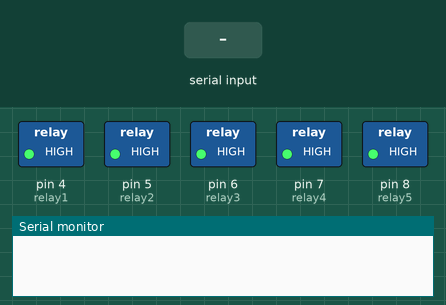
Simulated run of this sketch. Board: Arduino Uno, built with avr-gcc and run on an emulated ATmega328P. Parts: switched loads named in the sketch (green lamp = pin HIGH), the last lines printed to the serial monitor. The test bench sets the inputs (shaded band).

Above: at 1.2 s.
1.3 s: "a" received over the second serial link
At 1.6 s:
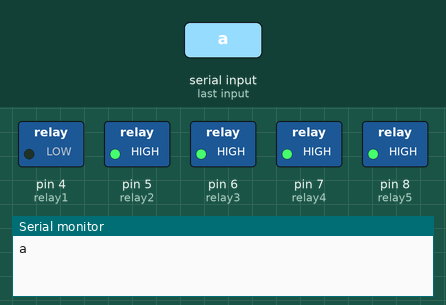
2.8 s: "c" received over the second serial link
At 4.0 s:
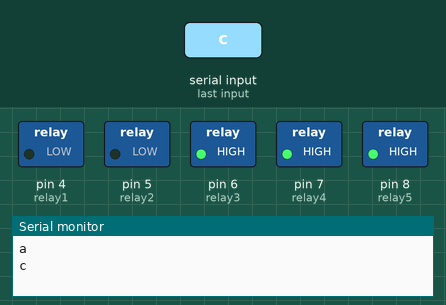
4.3 s: "b" received over the second serial link
At 5.1 s:
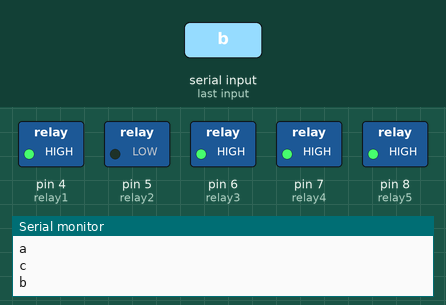
5.8 s: "e" received over the second serial link
At 6.3 s:
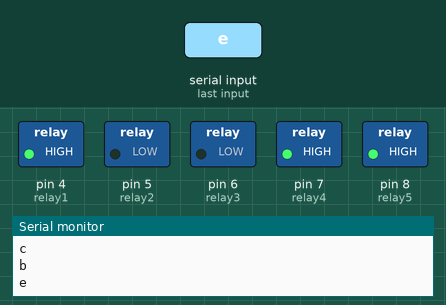
7.3 s: "d" received over the second serial link
At 8.5 s:
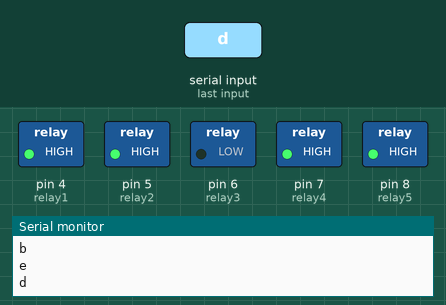
8.8 s: "g" received over the second serial link
At 9.7 s:
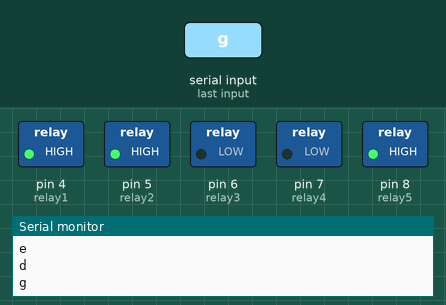
Timing chart, 0 to 11.3 s (numbered marks = the images above; inputs shaded):
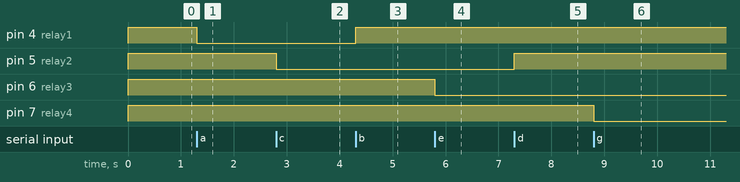

Measured:
- after the input at 1.3 s, pin 4 (relay1): HIGH → LOW at once
- after the input at 2.8 s, pin 5 (relay2): HIGH → LOW at once
- after the input at 4.3 s, pin 4 (relay1): LOW → HIGH at once
- after the input at 5.8 s, pin 6 (relay3): HIGH → LOW at once
- after the input at 7.3 s, pin 5 (relay2): LOW → HIGH at once
- after the input at 8.8 s, pin 7 (relay4): HIGH → LOW at once

The sketch:

Arduino_Project_C0de.ino
```cpp
int relay1 = 4;
int relay2 = 5;
int relay3 = 6;
int relay4 = 7;
int relay5 = 8;
#include <SoftwareSerial.h>
SoftwareSerial BT(9, 10); //RX, TX respetively
String readdata;
    char c;
void setup() {
    BT.begin(9600);
 Serial.begin(9600);
  pinMode(relay1, OUTPUT);
  pinMode(relay2, OUTPUT);
  pinMode(relay3, OUTPUT);
  pinMode(relay4, OUTPUT);
  pinMode(relay5, OUTPUT);
  digitalWrite(relay1,HIGH);
  digitalWrite(relay2,HIGH);
  digitalWrite(relay3,HIGH);
  digitalWrite(relay4,HIGH);
  digitalWrite(relay5,HIGH);
    readdata.reserve(200);
}

void loop() {


  while (BT.available()) { //Check if there is an available byte to read


    c = BT.read(); //Conduct a serial read
  //  readdata += c;
Serial.println(c);

    if(c=='a') digitalWrite(relay1,LOW);
    if(c=='b') digitalWrite(relay1,HIGH);
    if(c=='c') digitalWrite(relay2,LOW);
    if(c=='d') digitalWrite(relay2,HIGH);
    if(c=='e') digitalWrite(relay3,LOW);
    if(c=='f') digitalWrite(relay3,HIGH);
    if(c=='g') digitalWrite(relay4,LOW);
    if(c=='h') digitalWrite(relay4,HIGH);
    if(c=='i') digitalWrite(relay5,LOW);
    if(c=='j') digitalWrite(relay5,HIGH);


  }c="";
}
```
